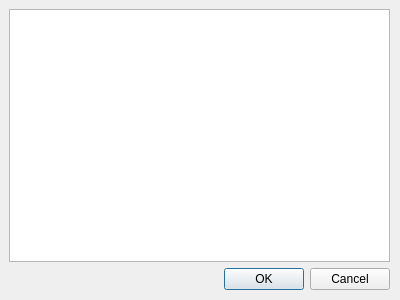
<?xml version="1.0" encoding="UTF-8"?>
<ui version="4.0">
 <class>Dialog</class>
 <widget class="QDialog" name="Dialog">
  <property name="geometry">
   <rect>
    <x>0</x>
    <y>0</y>
    <width>400</width>
    <height>300</height>
   </rect>
  </property>
  <property name="windowTitle">
   <string>Watch job ...</string>
  </property>
  <property name="modal">
   <bool>true</bool>
  </property>
  <widget class="QWidget" name="formLayoutWidget">
   <property name="geometry">
    <rect>
     <x>9</x>
     <y>9</y>
     <width>381</width>
     <height>281</height>
    </rect>
   </property>
   <layout class="QFormLayout" name="formLayout">
    <item row="0" column="0" colspan="2">
     <widget class="QTextEdit" name="textEdit"/>
    </item>
    <item row="1" column="1">
     <widget class="QDialogButtonBox" name="buttonBox">
      <property name="orientation">
       <enum>Qt::Horizontal</enum>
      </property>
      <property name="standardButtons">
       <set>QDialogButtonBox::Cancel|QDialogButtonBox::Ok</set>
      </property>
     </widget>
    </item>
   </layout>
  </widget>
 </widget>
 <resources/>
 <connections>
  <connection>
   <sender>buttonBox</sender>
   <signal>rejected()</signal>
   <receiver>Dialog</receiver>
   <slot>reject()</slot>
   <hints>
    <hint type="sourcelabel">
     <x>316</x>
     <y>260</y>
    </hint>
    <hint type="destinationlabel">
     <x>286</x>
     <y>274</y>
    </hint>
   </hints>
  </connection>
 </connections>
</ui>
